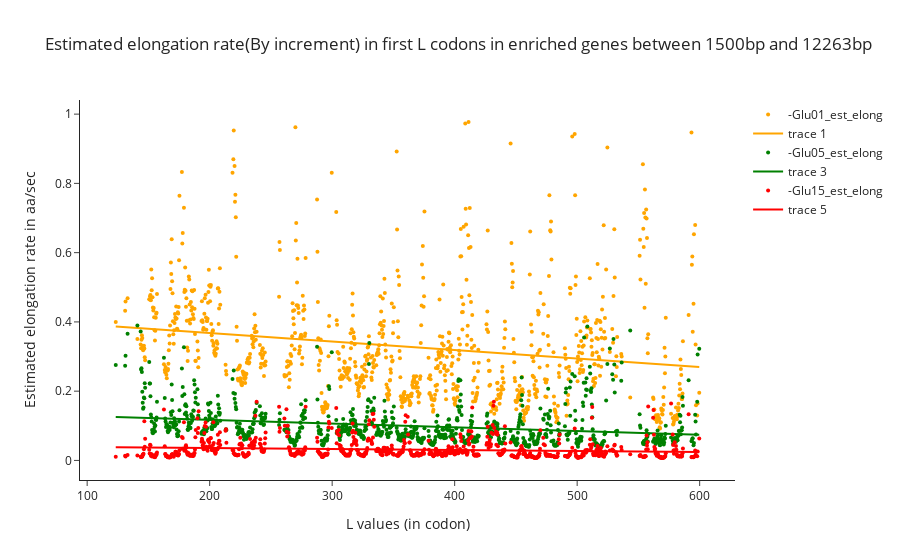

The notebook cell saved with this chart:
### Code cell
fig = go.Figure()
rate = []
for i in range(1,len(select_times)):
    t = select_times[i] +'_est_elong'
    sample_color = colors[i]
    x = np.array(df_est.index).reshape(-1, 1)
    raw_y = np.array(df_est.loc[:,t]).reshape(-1, 1)
    
    model = LinearRegression()
    result=model.fit(x, raw_y)

    # predict y from the data
    fit_y = model.predict(x)
    print('coefficient of determination R^2 of the prediction is :', result.score(x, raw_y))
    rate.append(1/(model.coef_.reshape(-1)[0]))
    fig.add_trace(go.Scatter(mode='markers',x = x.reshape(-1),y = raw_y.reshape(-1),marker=dict(color=sample_color,size = 4),name= t))
    fig.add_trace(go.Scatter(mode='lines',x = x.reshape(-1),y = fit_y.reshape(-1),line=dict(color=sample_color)))
    
fig.update_layout(
    template='simple_white',
    title_text="Estimated elongation rate(By increment) in first L codons in " +dhh1_tag+ " genes between " + str(d1) + "bp and " + str(d2)+ "bp",
    yaxis_title="Estimated elongation rate in aa/sec",
    xaxis_title="L values (in codon)"
)       

fig.show()

### Figure 1 — Plotly figure (JSON) as saved in the notebook; plotly's stock layout.template omitted (floating-point values rounded to 4 significant figures; data arrays with more than 128 entries replaced by an {"elided": "..."} marker saying what was removed)
{"data": [{"marker": {"color": "orange", "size": 4}, "mode": "markers", "name": "-Glu01_est_elong", "type": "scatter", "x": {"elided": "962 float values"}, "y": {"elided": "962 float values"}}, {"line": {"color": "orange"}, "mode": "lines", "type": "scatter", "x": {"elided": "962 float values"}, "y": {"elided": "962 float values"}}, {"marker": {"color": "green", "size": 4}, "mode": "markers", "name": "-Glu05_est_elong", "type": "scatter", "x": {"elided": "962 float values"}, "y": {"elided": "962 float values"}}, {"line": {"color": "green"}, "mode": "lines", "type": "scatter", "x": {"elided": "962 float values"}, "y": {"elided": "962 float values"}}, {"marker": {"color": "red", "size": 4}, "mode": "markers", "name": "-Glu15_est_elong", "type": "scatter", "x": {"elided": "962 float values"}, "y": {"elided": "962 float values"}}, {"line": {"color": "red"}, "mode": "lines", "type": "scatter", "x": {"elided": "962 float values"}, "y": {"elided": "962 float values"}}], "layout": {"title": {"text": "Estimated elongation rate(By increment) in first L codons in enriched genes between 1500bp and 12263bp"}, "xaxis": {"title": {"text": "L values (in codon)"}}, "yaxis": {"title": {"text": "Estimated elongation rate in aa/sec"}}}}
